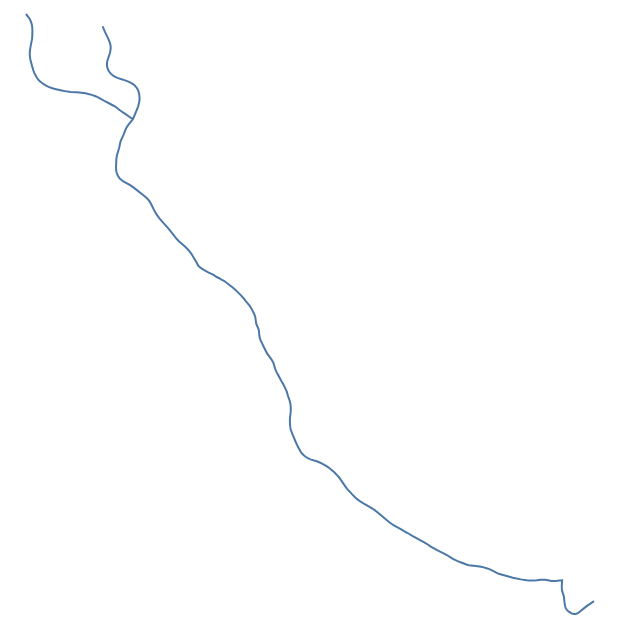

Here is the notebook cell this chart was saved with:
### Code cell
t.to_alt()

### Figure 1 — Vega-Lite specification as saved in the notebook (floating-point values rounded to 4 significant figures; data arrays with more than 128 entries replaced by an {"elided": "..."} marker saying what was removed)
{"config": {"view": {"continuousWidth": 400, "continuousHeight": 300}}, "data": {"name": "data-3d8e195bf9e43330c60d4dc2cbd4af81", "format": {"mesh": "data", "type": "topojson"}}, "mark": {"type": "geoshape", "filled": false}, "projection": {"reflectY": true, "type": "identity"}, "width": 300, "$schema": "https://vega.github.io/schema/vega-lite/v4.8.1.json", "datasets": {"data-3d8e195bf9e43330c60d4dc2cbd4af81": {"type": "Topology", "objects": {"data": {"geometries": [{"type": "MultiLineString", "id": "25", "properties": {"property_0": "5", "property_1": "Amu Darya", "property_2": "null"}, "arcs": [[0], [1], [2, 3]]}, {"type": "LineString", "id": "26", "properties": {"property_0": "5", "property_1": "Amu Darya", "property_2": "null"}, "arcs": [4]}], "type": "GeometryCollection"}}, "bbox": [6506000.0, 4416000.0, 7586000.0, 5556000.0], "transform": {"scale": [1.08, 1.14], "translate": [6506000.0, 4416000.0]}, "arcs": {"elided": "5 rows, 646 int values in total"}}}}
